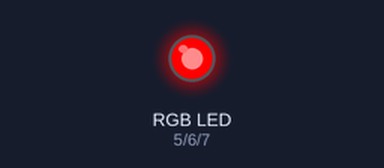
The sketch below on a simulated Arduino Uno, built with avr-gcc and run on an emulated ATmega328P. Shown: an RGB LED mixed from three pins (HIGH = lit).

Above: at 0.2 s.
At 0.7 s:
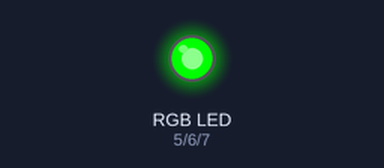
At 2.7 s:
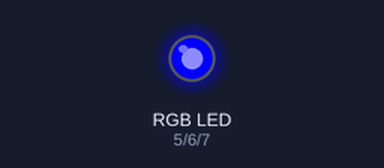
Timing chart, 0 to 3.5 s (numbered marks = the images above):
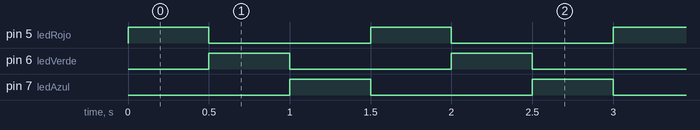

Measured:
- by itself, pin 5 (ledRojo), pin 6 (ledVerde), pin 7 (ledAzul): alternates HIGH for 0.50 s and LOW for 1.0 s
- by itself, everything shown: repeats every 1.5 s, in 4 steps

The sketch:

ledrgb.ino
```cpp
int ledRojo=5;
int ledVerde=6;
int ledAzul=7;

void setup() {
  pinMode(ledRojo,OUTPUT);
  pinMode(ledVerde,OUTPUT);
  pinMode(ledAzul,OUTPUT);
}

void loop() {
  digitalWrite(ledRojo,255);
  digitalWrite(ledVerde,0);
  digitalWrite(ledAzul,0);
  delay(500);
  digitalWrite(ledRojo,0);
  digitalWrite(ledVerde,255);
  digitalWrite(ledAzul,0);
  delay(500);
  digitalWrite(ledRojo,0);
  digitalWrite(ledVerde,0);
  digitalWrite(ledAzul,255);
  delay(500);
  digitalWrite(ledRojo,159);
  digitalWrite(ledVerde,203);
  digitalWrite(ledAzul,209);
}
```
